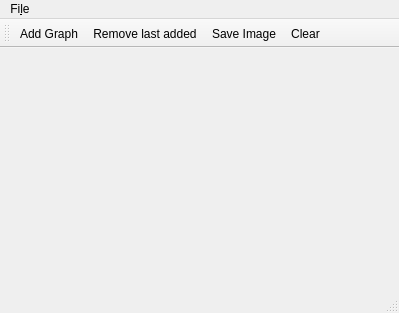
<?xml version="1.0" encoding="UTF-8"?>
<ui version="4.0">
 <class>MainWindow</class>
 <widget class="QMainWindow" name="MainWindow">
  <property name="geometry">
   <rect>
    <x>0</x>
    <y>0</y>
    <width>399</width>
    <height>313</height>
   </rect>
  </property>
  <property name="windowTitle">
   <string>MainWindow</string>
  </property>
  <widget class="QWidget" name="centralWidget">
   <property name="sizePolicy">
    <sizepolicy hsizetype="Maximum" vsizetype="Maximum">
     <horstretch>0</horstretch>
     <verstretch>0</verstretch>
    </sizepolicy>
   </property>
  </widget>
  <widget class="QMenuBar" name="menuBar">
   <property name="geometry">
    <rect>
     <x>0</x>
     <y>0</y>
     <width>399</width>
     <height>31</height>
    </rect>
   </property>
   <widget class="QMenu" name="menuOpen">
    <property name="title">
     <string>Fi&amp;le</string>
    </property>
    <addaction name="actionAdd_Graph"/>
    <addaction name="actionSave_Image"/>
    <addaction name="actionClear"/>
    <addaction name="actionRemove_last_added"/>
   </widget>
   <addaction name="menuOpen"/>
  </widget>
  <widget class="QToolBar" name="mainToolBar">
   <attribute name="toolBarArea">
    <enum>TopToolBarArea</enum>
   </attribute>
   <attribute name="toolBarBreak">
    <bool>false</bool>
   </attribute>
   <addaction name="actionAdd_Graph"/>
   <addaction name="actionRemove_last_added"/>
   <addaction name="actionSave_Image"/>
   <addaction name="actionClear"/>
  </widget>
  <widget class="QStatusBar" name="statusBar"/>
  <action name="actionAdd_Graph">
   <property name="text">
    <string>&amp;Add Graph</string>
   </property>
  </action>
  <action name="actionClear">
   <property name="text">
    <string>&amp;Clear</string>
   </property>
  </action>
  <action name="actionSave_Image">
   <property name="text">
    <string>&amp;Save Image</string>
   </property>
  </action>
  <action name="actionRemove_last_added">
   <property name="text">
    <string>Remove last added</string>
   </property>
  </action>
 </widget>
 <layoutdefault spacing="6" margin="11"/>
 <resources/>
 <connections/>
</ui>
